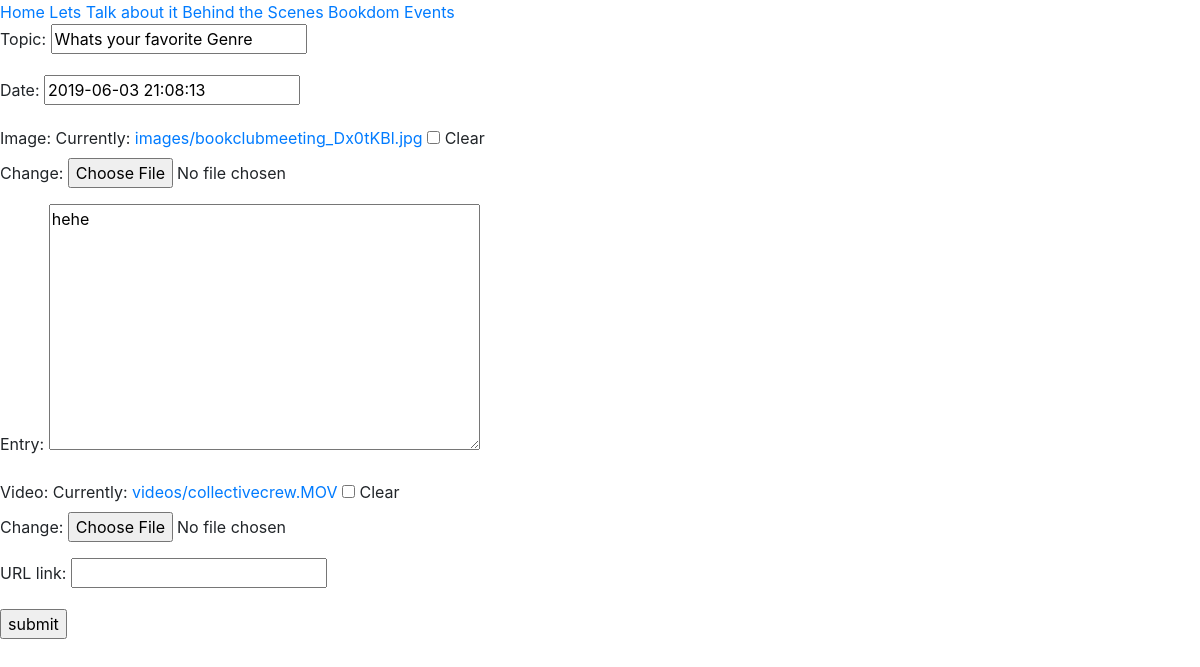
The page /editNani/1/ on the database its author committed.
### passionApp/models.py (models this page shows)
class NaniEntryModel(models.Model):
    topic = models.CharField(max_length=200, default="", blank=False)
    date = models.DateTimeField(default=datetime.now)
    image = models.ImageField(upload_to='images', null=True, blank=True)
    entry = models.TextField(max_length=5000, default="", blank=True)
    video = models.FileField(upload_to='videos', null=True, blank=True)
    URL_link = models.URLField(blank=True)

### passionApp/views.py (the view)
# urls.py: path('editNani/<int:entry_id>/', views.editNani, name='editNani'),
def editNani(request, entry_id):
    nani = get_object_or_404(NaniEntryModel, pk=entry_id)
    newNani = NaniForm(request.POST or None, request.FILES or None, instance=nani)
    context = {
        "newNani": newNani
    }
    if newNani.is_valid():
        newNani.save()
        return redirect("index")
    return render(request, "passionApp/editNani.html", context)

### passionApp/forms.py
class NaniForm(forms.ModelForm):
    class Meta:
        model = NaniEntryModel
        fields = "__all__"

### passionApp/templates/passionApp/editNani.html (shortened to what this page needs)
{% extends 'passionApp/base.html' %}
{% block form %}
<form method="post" enctype="multipart/form-data">
    {{ newNani.as_p }}
    <input type="submit" value="submit">
</form>
{% endblock form %}

### rows shown on the page
NaniEntryModel: topic "Whats your favorite Genre", date "2019-06-03 21:08:13", entry "hehe"
